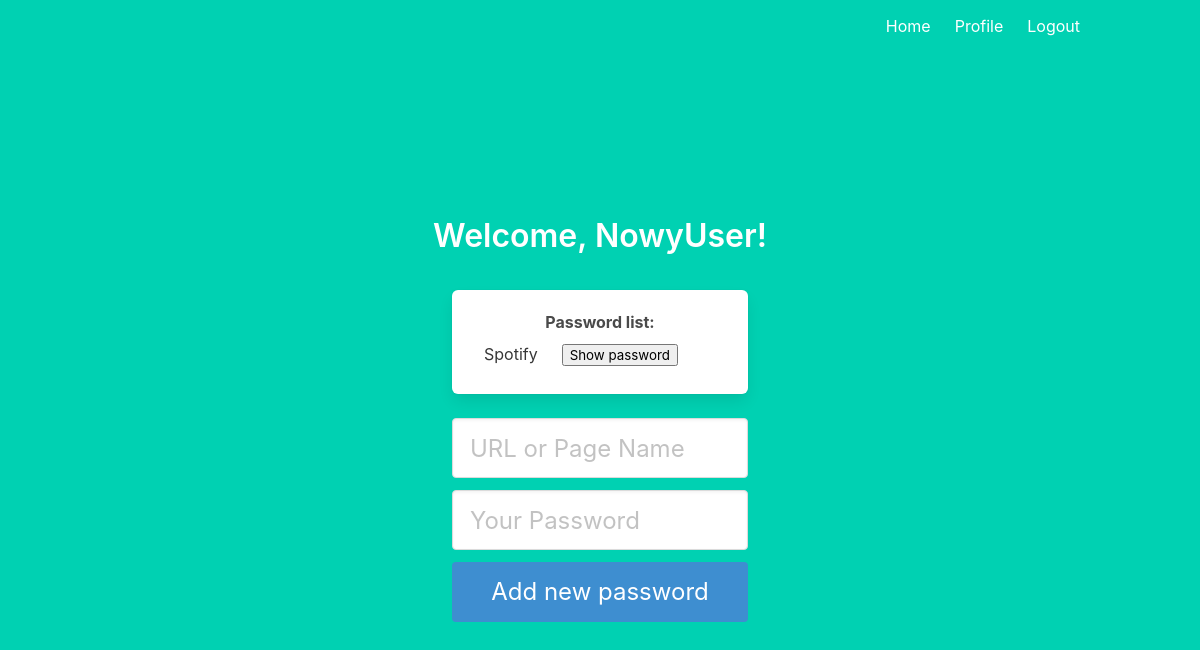
The app's page /profile (signed in), older data.
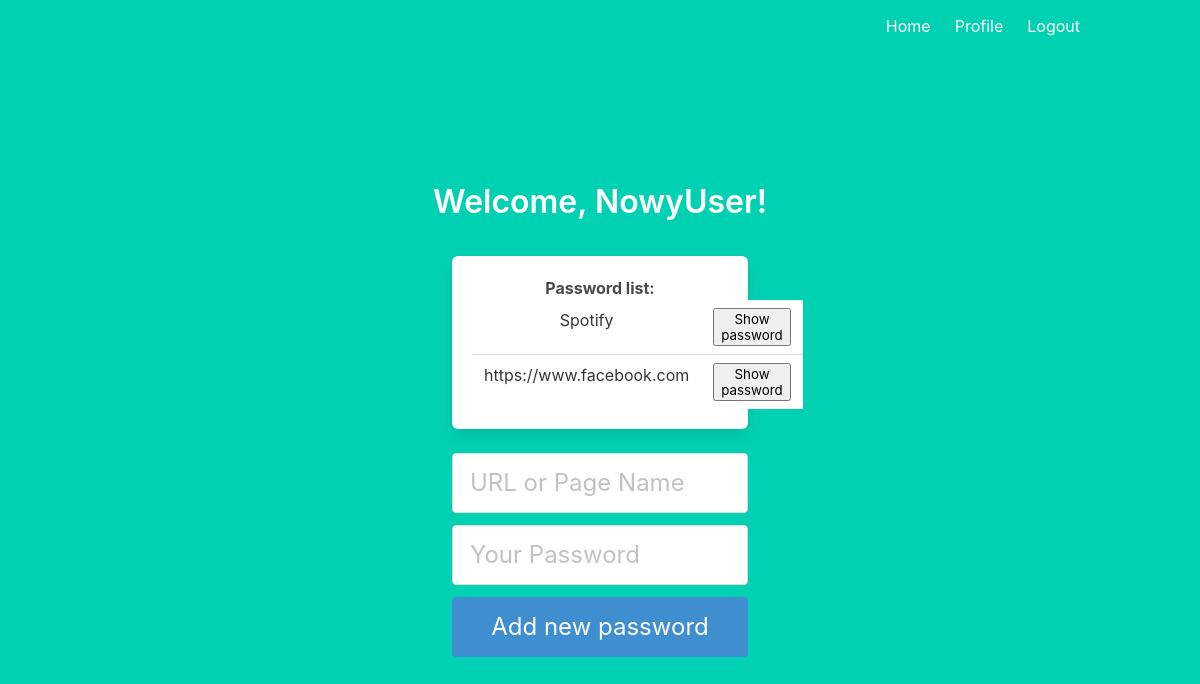
The same page, newer data.
### models.py (models this page shows)
class User(UserMixin, db.Model):
    __tablename__ = 'user'
    id = db.Column(db.Integer, primary_key=True)
    email = db.Column(db.String(100), unique=True)
    password = db.Column(db.String(100))
    name = db.Column(db.String(1000))
    attempts = db.Column(db.Integer)
    lastloginAt = db.Column(db.DateTime)
    passwords = db.relationship("Passwords", backref = 'user')

class Passwords(db.Model):
    __tablename__ = 'passwords'
    id = db.Column(db.Integer, primary_key=True)
    url = db.Column(db.String(1000), nullable=False)
    password = db.Column(db.String(100))
    user_id = db.Column(db.Integer, db.ForeignKey('user.id'), nullable=False)

### main.py (the view)
@main.route('/profile')
@login_required
def profile():
    passwords = Passwords.query.filter_by(user_id = current_user.id).all()
    return render_template('profile.html', name=current_user.name, passw_list=passwords)

### __init__.py (called while the page is built)
def create_app():
    app = Flask(__name__)
    app.config['SECRET_KEY'] = 'secret-key'
    app.config['SQLALCHEMY_DATABASE_URI'] = 'sqlite:///db.sqlite'
    db.init_app(app)
    login_manager = LoginManager()
    login_manager.login_view = 'auth.login'
    login_manager.init_app(app)
    from .models import User
    @login_manager.user_loader
    def load_user(user_id):
        return User.query.get(int(user_id))
    from .auth import auth as auth_blueprint
    app.register_blueprint(auth_blueprint)
    from .main import main as main_blueprint
    app.register_blueprint(main_blueprint)
    return app

### templates/profile.html (shortened to what this page needs)
{% extends "base.html" %}
{% block content %}
<h1 class="title">
  Welcome, {{ name }}!
</h1>
<div class="column is-4 is-offset-4">
  <div class="box">
    <b>Password list:</b>
    {% if passw_list %}
    <table class="table">
      {% for pass in passw_list %}
      <tr>
				<td>{{ pass.url }}</td>
				<td><button>Show password</button></td>
			</tr>
      {% endfor %}
    </table>
    {% endif %}
  </div>
    <form method="POST" action="/profile">
      <div class="field">
        <div class="control">
            <input class="input is-large" type="text" name="url" placeholder="URL or Page Name" autofocus="">
        </div>
      </div>
      <div class="field">
        <div class="control">
            <input class="input is-large" type="password" name="new_password" placeholder="Your Password">
        </div>
      </div>
      <button class="button is-block is-info is-large is-fullwidth">Add new password</button>
    </form>
  </div>
</div>
{% endblock %}

### templates/base.html (shortened to what this page needs)
<!DOCTYPE html>
<html>
<head>
    <link rel="stylesheet" href="https://cdnjs.cloudflare.com/ajax/libs/bulma/0.7.2/css/bulma.min.css" />
</head>
<body>
    <section class="hero is-primary is-fullheight">
        <div class="hero-head">
            <nav class="navbar">
                <div class="container">
                    <div id="navbarMenuHeroA" class="navbar-menu">
                        <div class="navbar-end">
                            <a href="{{ url_for('main.index') }}" class="navbar-item">
                                Home
                            </a>
                            {% if current_user.is_authenticated %}
                            <a href="{{ url_for('main.profile') }}" class="navbar-item">
                                Profile
                            </a>
                            {% endif %}
                            {% if current_user.is_authenticated %}
                            <a href="{{ url_for('auth.logout') }}" class="navbar-item">
                                Logout
                            </a>
                            {% endif %}
                        </div>
                    </div>
                </div>
            </nav>
        </div>
        <div class="hero-body">
            <div class="container has-text-centered">
               {% block content %}
               {% endblock %}
            </div>
    </section>
</body>
</html>

Row changes from the older to the newer data that the page shows:
added Passwords: url "https://www.facebook.com"
